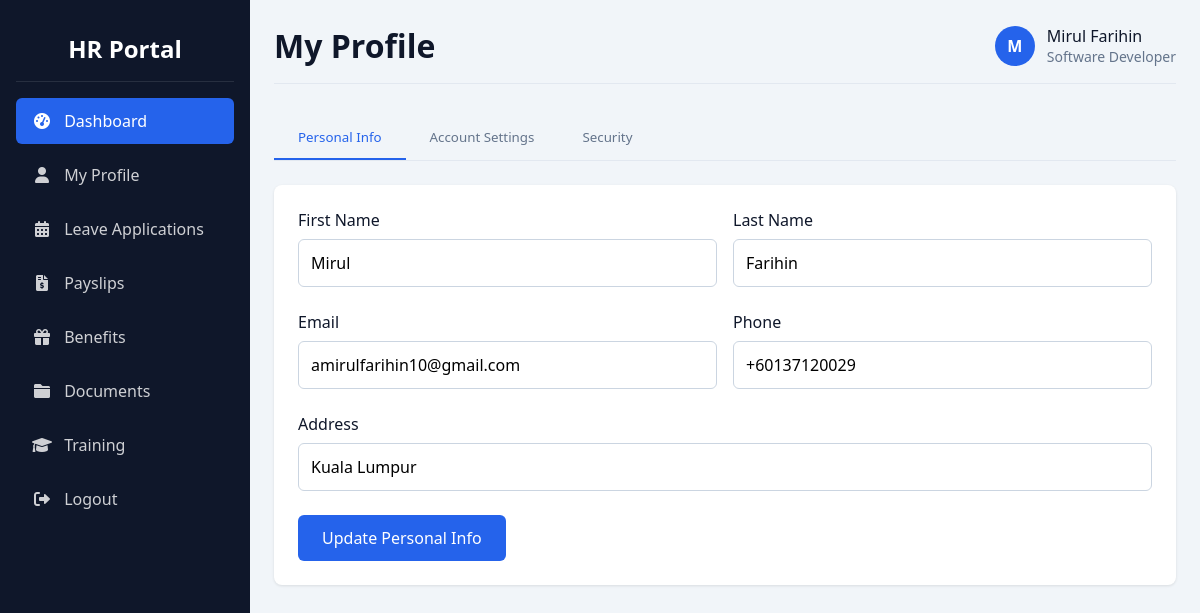
The page /goldenleaf/profile.php (signed in) on the database its author committed.
### tables this page shows
CREATE TABLE `users` (
  `id` int(11) NOT NULL,
  `username` varchar(50) NOT NULL,
  `password` varchar(255) NOT NULL,
  `first_name` varchar(50) NOT NULL,
  `last_name` varchar(50) NOT NULL,
  `email` varchar(100) NOT NULL,
  `position` varchar(100) NOT NULL,
  `department` varchar(100) NOT NULL,
  `employee_id` varchar(20) NOT NULL,
  `annual_leave_balance` int(11) DEFAULT 20,
  `created_at` timestamp NOT NULL DEFAULT current_timestamp(),
  `profile_picture` varchar(255) DEFAULT NULL,
  `phone` varchar(20) DEFAULT NULL,
  `address` text DEFAULT NULL
);

### goldenleaf/config.php (called while the page is built, shortened)
<?php
$conn = mysqli_connect(DB_SERVER, DB_USERNAME, DB_PASSWORD, DB_NAME);
function getUserData($userId) {
    global $conn;
    $sql = "SELECT * FROM users WHERE id = ?";
    $stmt = mysqli_prepare($conn, $sql);
    mysqli_stmt_bind_param($stmt, "i", $userId);
    mysqli_stmt_execute($stmt);
    $result = mysqli_stmt_get_result($stmt);
    if (mysqli_num_rows($result) == 1) {
        return mysqli_fetch_assoc($result);
    }
    return false;
}
?>

### goldenleaf/profile.php (the view, shortened to what this page needs)
<?php
require_once 'config.php';
$userData = getUserData($_SESSION['user_id']);
?>
<!DOCTYPE html>
<html lang="en">
<head>
	    <link rel="stylesheet" href="https://cdnjs.cloudflare.com/ajax/libs/font-awesome/6.0.0-beta3/css/all.min.css">
</head>
<body>
    <div class="container">
        <aside class="sidebar">
            <div class="sidebar-header">
                <h2>HR Portal</h2>
            </div>
            <ul class="sidebar-menu">
                <li><a href="user-index.php" class="active"><i class="fas fa-tachometer-alt"></i> <span>Dashboard</span></a></li>
                <li><a href="profile.php"><i class="fas fa-user"></i> <span>My Profile</span></a></li>
                <li><a href="leave.php"><i class="fas fa-calendar-alt"></i> <span>Leave Applications</span></a></li>
                <li><a href="payslips.php"><i class="fas fa-file-invoice-dollar"></i> <span>Payslips</span></a></li>
                <li><a href="benefits.php"><i class="fas fa-gift"></i> <span>Benefits</span></a></li>
                <li><a href="documents.php"><i class="fas fa-folder"></i> <span>Documents</span></a></li>
                <li><a href="training.php"><i class="fas fa-graduation-cap"></i> <span>Training</span></a></li>
                <li><a href="logout.php"><i class="fas fa-sign-out-alt"></i> <span>Logout</span></a></li>
            </ul>
        </aside>
        <main class="main-content">
            <header class="header">
                <h1>My Profile</h1>
				<div class="user-info">
                    <div class="user-avatar">
                        <?php echo substr($userData['first_name'], 0, 1); ?>
                    </div>
                    <div>
                        <div><?php echo $userData['first_name'] . ' ' . $userData['last_name']; ?></div>
                        <div class="dashboard-label"><?php echo $userData['position']; ?></div>
                    </div>
                </div>
            </header>
            <div class="tab-container">
                <div class="tab-buttons">
                    <button class="tab-button active" data-tab="personal">Personal Info</button>
                    <button class="tab-button" data-tab="account">Account Settings</button>
                    <button class="tab-button" data-tab="security">Security</button>
                </div>
                <div class="tab-content active" id="personal">
                    <div class="form-card">
                        <form method="POST" action="profile.php" enctype="multipart/form-data">
                            <div class="form-row">
                                <div class="form-group">
                                    <label>First Name</label>
                                    <input type="text" name="first_name" class="form-control"
                                           value="<?php echo htmlspecialchars($userData['first_name']); ?>" required>
                                </div>
                                <div class="form-group">
                                    <label>Last Name</label>
                                    <input type="text" name="last_name" class="form-control"
                                           value="<?php echo htmlspecialchars($userData['last_name']); ?>" required>
                                </div>
                            </div>
                            <div class="form-row">
                                <div class="form-group">
                                    <label>Email</label>
                                    <input type="email" name="email" class="form-control"
                                           value="<?php echo htmlspecialchars($userData['email']); ?>" required>
                                </div>
                                <div class="form-group">
                                    <label>Phone</label>
                                    <input type="tel" name="phone" class="form-control"
                                           value="<?php echo htmlspecialchars($userData['phone']); ?>" required>
                                </div>
                            </div>
                            <div class="form-group">
                                <label>Address</label>
                                <input type="text" name="address" class="form-control"
                                       value="<?php echo htmlspecialchars($userData['address']); ?>" required>
                            </div>
                            <button type="submit" class="btn btn-primary">Update Personal Info</button>
                        </form>
                    </div>
                </div>
            </div>
        </main>
    </div>
</body>
</html>

### goldenleaf/profile.php (style rules this page uses)
:root { --primary: #2563eb; --primary-dark: #1d4ed8; --secondary: #64748b; --light: #f8fafc; --dark: #0f172a; --success: #10b981; --danger: #ef4444; --warning: #f59e0b; }
* { margin: 0; padding: 0; box-sizing: border-box; font-family: 'Segoe UI', Tahoma, Geneva, Verdana, sans-serif; }
body { background-color: #f1f5f9; color: var(--dark); }
.container { display: flex; min-height: 100vh; }
.sidebar { width: 250px; background-color: var(--dark); color: white; padding: 1rem; position: fixed; height: 100vh; overflow-y: auto; }
.sidebar-header { padding: 1rem 0; border-bottom: 1px solid rgba(255, 255, 255, 0.1); margin-bottom: 1rem; text-align: center; }
.sidebar-menu { list-style: none; }
.sidebar-menu li { margin-bottom: 0.5rem; }
.sidebar-menu a { display: block; padding: 0.75rem 1rem; color: rgba(255, 255, 255, 0.8); text-decoration: none; border-radius: 0.375rem; transition: all 0.3s; }
.sidebar-menu a:hover, .sidebar-menu a.active { background-color: rgba(255, 255, 255, 0.1); color: white; }
.sidebar-menu a.active { background-color: var(--primary); }
.sidebar-menu i { margin-right: 0.5rem; width: 20px; text-align: center; }
.main-content { flex: 1; margin-left: 250px; padding: 1.5rem; }
.header { display: flex; justify-content: space-between; align-items: center; margin-bottom: 2rem; padding-bottom: 1rem; border-bottom: 1px solid #e2e8f0; }
.user-info { display: flex; align-items: center; }
.user-avatar { width: 40px; height: 40px; border-radius: 50%; background-color: var(--primary); color: white; display: flex; align-items: center; justify-content: center; font-weight: bold; margin-right: 0.75rem; }
.dashboard-label { color: var(--secondary); font-size: 0.875rem; }
.tab-container { margin-bottom: 2rem; }
.tab-buttons { display: flex; border-bottom: 1px solid #e2e8f0; margin-bottom: 1.5rem; }
.tab-button { padding: 0.75rem 1.5rem; background: none; border: none; cursor: pointer; font-weight: 500; color: var(--secondary); border-bottom: 2px solid transparent; transition: all 0.3s; }
.tab-button.active { color: var(--primary); border-bottom-color: var(--primary); }
.tab-content { display: none; }
.tab-content.active { display: block; }
.form-card { background-color: white; border-radius: 0.5rem; box-shadow: 0 1px 3px rgba(0, 0, 0, 0.1); padding: 1.5rem; }
.form-group { margin-bottom: 1.5rem; }
.form-group label { display: block; margin-bottom: 0.5rem; font-weight: 500; }
.form-control { width: 100%; padding: 0.75rem; border: 1px solid #cbd5e1; border-radius: 0.375rem; font-size: 1rem; }
.form-row { display: flex; gap: 1rem; margin-bottom: 1.5rem; }
.form-row .form-group { flex: 1; margin-bottom: 0; }
.btn { display: inline-block; padding: 0.75rem 1.5rem; border: none; border-radius: 0.375rem; font-size: 1rem; font-weight: 500; cursor: pointer; transition: all 0.3s; }
.btn-primary { background-color: var(--primary); color: white; }

### rows shown on the page
users: first_name "M", first_name "Mirul", last_name "Farihin", position "Software Developer", email "amirulfarihin10@gmail.com", phone "+60137120029", address "Kuala Lumpur"
